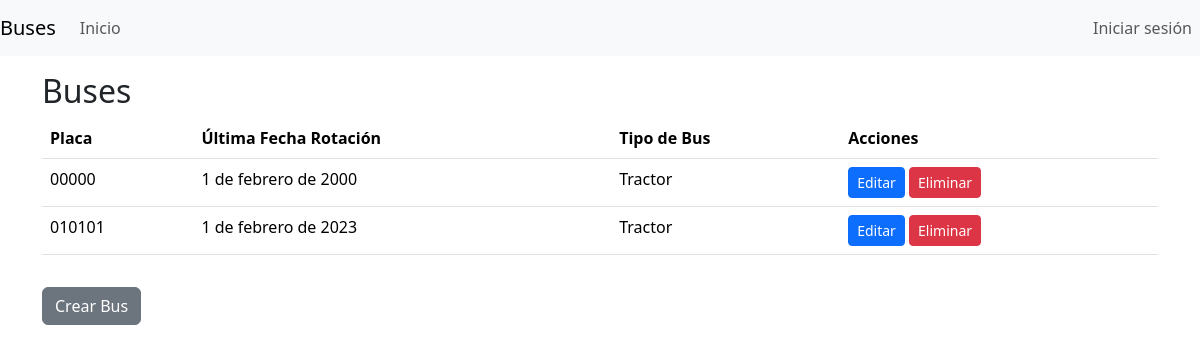
The app's page /buses/ver_bus/, older data.
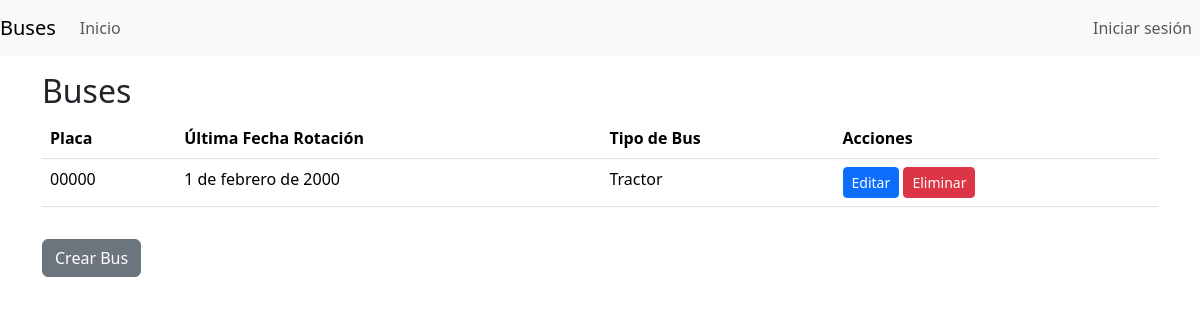
The same page, newer data.
### modulo_buses/models.py (models this page shows)
class Bus(models.Model):
    placa = models.CharField(max_length=256, blank=False, verbose_name='Numero de placa')
    ultima_fecha_rotacion = models.DateField(blank=False, verbose_name='Ultima fecha de rotación')
    tipo_bus = models.ForeignKey(TipoBus, on_delete=models.PROTECT)

class TipoBus(models.Model):
    tipo = models.CharField(max_length=256,blank=False)
    capacidad = models.IntegerField(blank=False)
    def __str__(self):
        return self.tipo

### modulo_buses/views.py (the view)
# urls.py: path('ver_bus/', ViewListarBuses.as_view(), name='ver_bus')
class ViewListarBuses(ListView):
    model = Bus
    context_object_name = 'buses'
    template_name = 'vista_buses.html'

### modulo_buses/templates/vista_buses.html
{% extends "base.html" %}
{% block contenido %}
<div class="container">
  <h2 class="mt-3">Buses</h2>
  <table class="table">
    <thead>
      <tr>
        <th>Placa</th>
        <th>Última Fecha Rotación</th>
        <th>Tipo de Bus</th>
        <th>Acciones</th>
      </tr>
    </thead>
    <tbody>
      {% for bus in buses %}
      <tr>
        <td>{{ bus.placa }}</td>
        <td>{{ bus.ultima_fecha_rotacion }}</td>
        <td>{{ bus.tipo_bus }}</td>
        <td>
          <a href="{% url 'buses:editar_bus' bus.id %}" class="btn btn-primary btn-sm">Editar</a>
          <a href="{% url 'buses:eliminar_bus' bus.id %}" class="btn btn-danger btn-sm">Eliminar</a>
        </td>
      </tr>
      {% endfor %}
    </tbody>
  </table>
  <a href="{% url 'buses:crear_bus' %}" class="btn btn-secondary mt-3">Crear Bus</a>
</div>
{% endblock contenido %}

### templates/base.html (shortened to what this page needs)
<!DOCTYPE html>
<html lang="en">
  <head>
    {% load static %}
    <link rel="stylesheet" href="{% static 'lib/node_modules/bootstrap/dist/css/bootstrap.min.css' %}">
  </head>
  <body>
    <header>
    <nav class="navbar navbar-expand-lg navbar-light bg-light">
      <a class="navbar-brand" href="#">Buses</a>
      <div class="collapse navbar-collapse" id="navbarNav">
        <ul class="navbar-nav">
            <li class="nav-item active">
                <a class="nav-link" href="{% url 'dashboard:index' %}">Inicio</a>
            </li>
        </ul>
        {% if user.is_authenticated %}
            <ul class="navbar-nav" style="margin-left: auto;">
                <li class="nav-item">
                    <a class="nav-link" href="{% url 'authenticate:logout' %}">Cerrar sesión</a>
                </li>
            </ul>
        {% else %}
            <ul class="navbar-nav" style="margin-left: auto;">
                <li class="nav-item">
                    <a class="nav-link" href="{% url 'authenticate:login' %}">Iniciar sesión</a>
                </li>
            </ul>
        {% endif %}
    </div>
    </nav>
  </header>
    <main>
      {% block contenido %}
      {% endblock contenido %}
    </main>
  </body>
</html>

Row changes from the older to the newer data that the page shows:
removed Bus: placa "010101", ultima_fecha_rotacion "1 de febrero de 2023", tipo_bus "Tractor"
